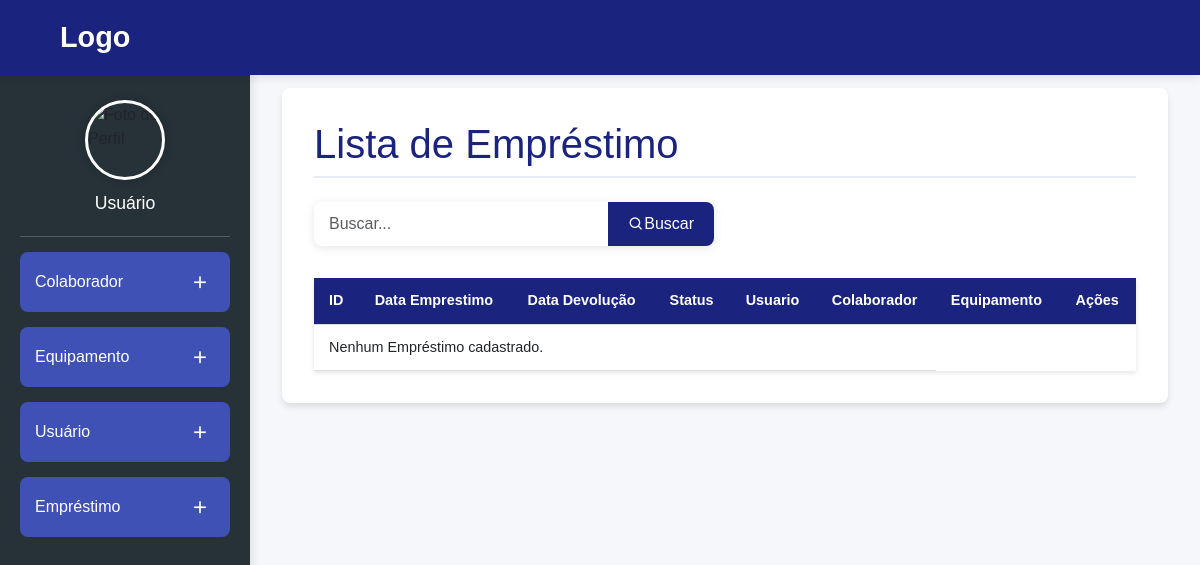
The page /emprestimos/ on the database as committed earlier.
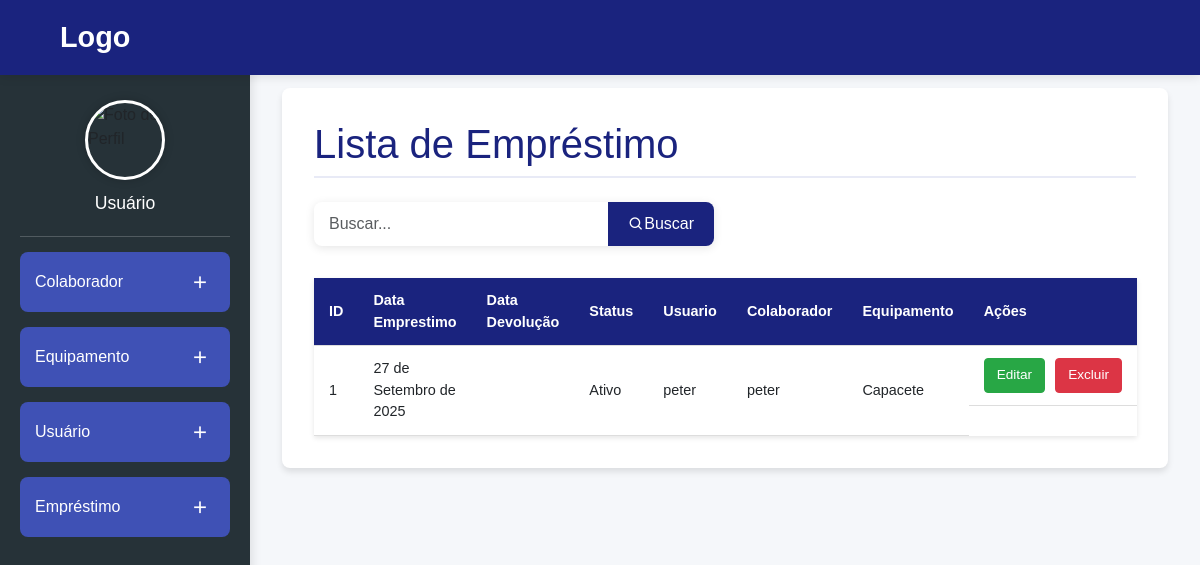
The same page on the database as committed later.
### epi_management/models.py (models this page shows, shortened)
class Emprestimo(models.Model):
    data_emprestimo = models.DateField(default=timezone.now)
    data_devolucao_prevista = models.DateField()
    data_devolucao_efetiva = models.DateField(null=True, blank=True)
    status = models.ForeignKey(StatusEmprestimo, on_delete=models.PROTECT)
    usuario = models.ForeignKey(Usuario, on_delete=models.CASCADE)
    colaborador = models.ForeignKey(Colaborador, on_delete=models.CASCADE)
    equipamento = models.ForeignKey(Equipamento, on_delete=models.CASCADE)
    observacoes_devolucao = models.TextField(blank=True, null=True)

class StatusEmprestimo(models.Model):
    nome = models.CharField(max_length=50)

class Usuario(AbstractBaseUser, PermissionsMixin):
    nome = models.CharField(max_length=100)
    email = models.EmailField(max_length=255, unique=True, validators=[validate_email])
    nivel_acesso = models.ForeignKey(NivelAcesso, on_delete=models.CASCADE)
    groups = models.ManyToManyField(
        'auth.Group',
        related_name='epi_management_usuarios',
        blank=True,
        help_text=('The groups this user belongs to. A user will get all permissions granted to each of their groups.'),
        verbose_name=('groups'),
    )
    user_permissions = models.ManyToManyField(
        'auth.Permission',
        related_name='epi_management_usuarios',
        blank=True,
        help_text=('Specific permissions for this user.'),
        verbose_name=('user permissions'),
    )
    is_staff = models.BooleanField(default=False)
    is_active = models.BooleanField(default=True)
    USERNAME_FIELD = 'email'
    REQUIRED_FIELDS = ['nome']
    objects = CustomUserManager()

class Colaborador(models.Model):
    nome = models.CharField(max_length=100)
    setor = models.CharField(max_length=50)
    funcao = models.CharField(max_length=50)
    cpf = models.CharField(max_length=11, unique=True)

class Equipamento(models.Model):
    nome = models.CharField(max_length=100)
    quantidade_disponivel = models.IntegerField()
    validade = models.DateField(null=True, blank=True)
    status = models.ForeignKey(StatusEquipamento, on_delete=models.SET_NULL, null=True)

### epi_management/views.py (the view)
# urls.py: path('emprestimos/', views.emprestimos_lista, name='emprestimos_lista'),
def emprestimos_lista(request):
    query = request.GET.get('q')
    if query:
        emprestimos = Emprestimo.objects.filter(
            Q(colaborador__nome__icontains=query) | Q(equipamento__nome__icontains=query)
        )
    else:
        emprestimos = Emprestimo.objects.all()
    return render(request, 'emprestimos_lista.html', {
        'emprestimos': emprestimos,
        'query': query
    })

### epi_management/templates/emprestimos_lista.html
{% extends 'base.html' %}
{% block content %}
<div class="main-container">
  <h1 class="page-title">Lista de Empréstimo</h1>
    <form method="get" action="{% url 'emprestimos_lista' %}" class="search-form">
        <div class="input-group">
            <input type="text" name="q" placeholder="Buscar..." class="form-control search-input" value="{{ query|default:'' }}">
            <button type="submit" class="btn btn-primary search-btn">
                <i class='bx bx-search'></i> Buscar
            </button>
        </div>
    </form>
  <table class="data-table">
    <thead>
      <tr>
        <th>ID</th>
        <th>Data Emprestimo</th>
        <th>Data Devolução</th>
        <th>Status</th>
        <th>Usuario</th>
        <th>Colaborador</th>
        <th>Equipamento</th>
        <th>Ações</th>
      </tr>
    </thead>
    <tbody>
      {% for emprestimo in emprestimos %}
      <tr>
        <td>{{ emprestimo.id }}</td>
        <td>{{ emprestimo.data_emprestimo }}</td>
        <td>{{ emprestimo.data_devolucao }}</td>
        <td>{{ emprestimo.status.nome }}</td>
        <td>{{ emprestimo.usuario.nome }}</td>
        <td>{{ emprestimo.colaborador.nome }}</td>
        <td>{{ emprestimo.equipamento.nome }}</td>
        <td class="table-actions">
          <a href="{% url 'emprestimos_editar' pk=emprestimo.pk %}" class="edit-btn">Editar</a>
          <a href="{% url 'emprestimos_excluir' pk=emprestimo.pk %}" class="delete-btn">Excluir</a>
        </td>
      </tr>
      {% empty %}
      <tr>
        <td colspan="6">Nenhum Empréstimo cadastrado.</td>
      </tr>
      {% endfor %}
    </tbody>
  </table>
</div>
{% endblock %}

Rows that differ between the two databases and show on the page:
added Emprestimo: id "1", data_emprestimo "27 de Setembro de 2025", status.nome "Ativo", usuario.nome "peter", colaborador.nome "peter", equipamento.nome "Capacete"
Other text that changed with them:
text no longer shown: "Nenhum Empréstimo cadastrado."
